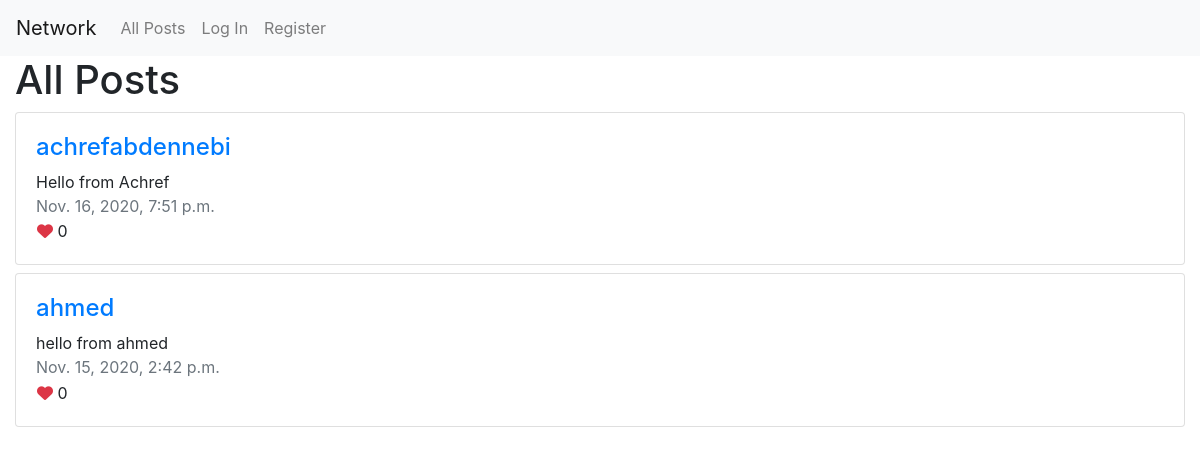
Before: /posts with the older database file.
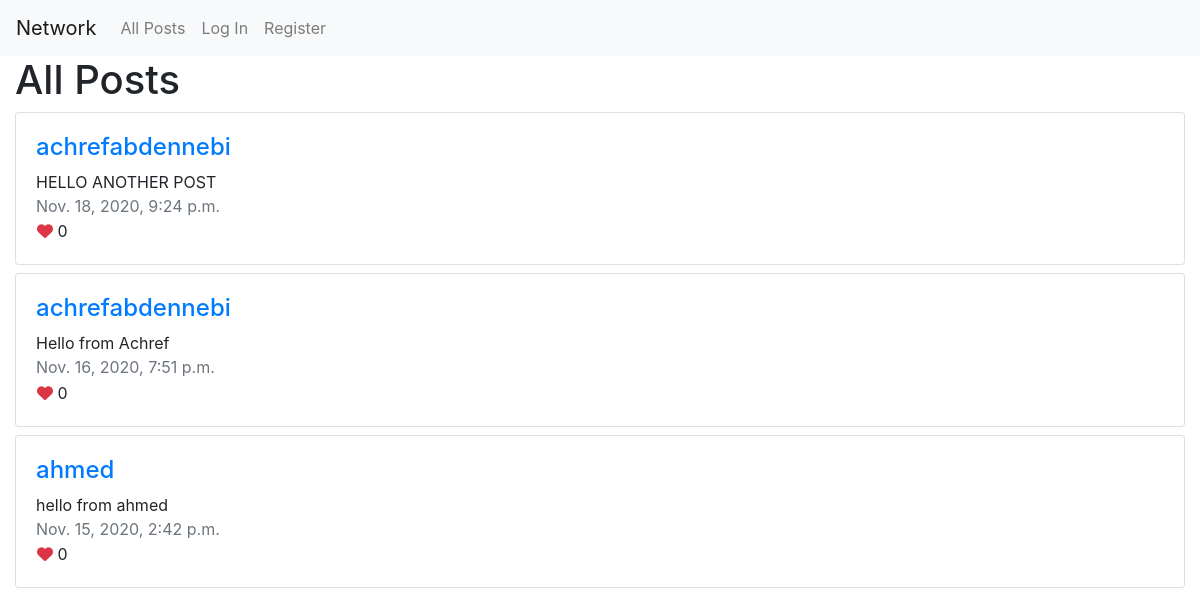
After: the same page with the newer database file.
### network/models.py (models this page shows, shortened)
class Post(models.Model):
    content = models.CharField(max_length=250)
    created_by = models.ForeignKey(User,null=True, blank=True, on_delete=DO_NOTHING, related_name="users")
    likes = models.IntegerField(default=0)
    created_date = models.DateTimeField()

class User(AbstractUser):
    pass

### network/views.py (the view)
# urls.py: path("posts", views.getPostList, name="posts"),
def getPostList(request):
    posts = Post.objects.all().order_by('-created_date')
    return render(request, "network/post.html", {
        "posts": posts
    })

### network/templates/network/post.html (shortened to what this page needs)
{% extends "network/layout.html" %}
{% block body %}
<div class="container-fluid">
    <h1>All Posts</h1>
    {% for post in posts %}
    <div class="row mt-2">
        <div class="col-md-12">
            <div class="card">
                <div class="card-body">
                    <div class="post-detail">
                        <h4>
                            <a href="{% url 'profile' post.created_by.id %}">
                                {{ post.created_by }}
                            </a>
                        </h4>
                        <div class="post-content">
                            {{ post.content }}
                        </div>
                        <span class="text-muted">{{ post.created_date }}</span>
                        <div class="post-reaction">
                            <button type="button" class="btn p-0">
                                <i class="fas fa-heart text-danger"></i>
                                <span class="font-weight-normal">{{post.likes}}</span>
                            </button>
                        </div>
                    </div>
                </div>
            </div>
        </div>
    </div>
    {% endfor %}
</div>
{% endblock %}

Changed rows visible on the page:
added Post: created_by "achrefabdennebi", content "HELLO ANOTHER POST", created_date "Nov. 18, 2020, 9:24 p.m.", likes "0"
